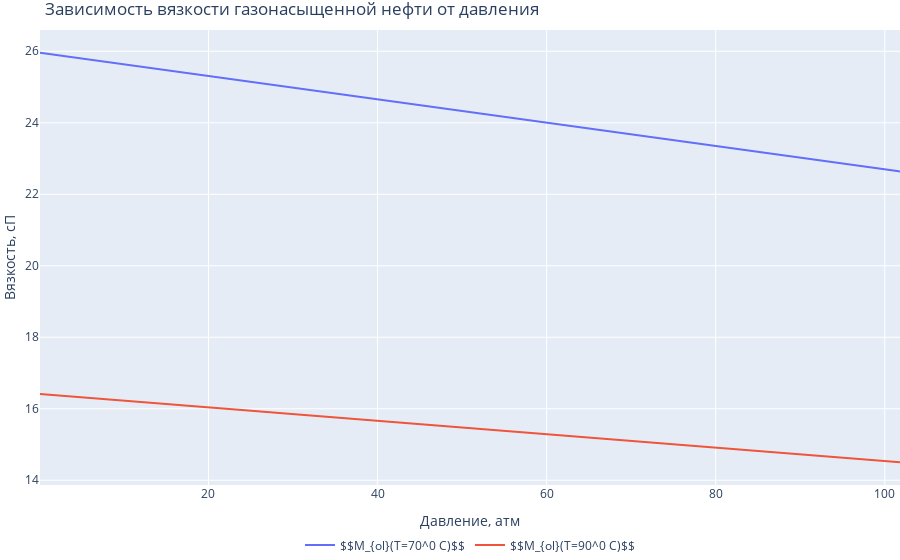

This figure's notebook cell:
### Markdown cell above
**С повышением давления до давления насыщения вязкость газонасыщенной нефти падает, так как в ней растворяется все больше газа. С повышением температуры вязкость нефти так же уменьшается.**

### Code cell
fig1 = go.Figure()

fig1.add_trace(go.Scatter(x=P_si, y=Mol70, name='$$M_{ol}(T=70^0 C)$$'))
fig1.add_trace(go.Scatter(x=P_si, y=Mol90, name='$$M_{ol}(T=90^0 C)$$'))
fig1.update_layout(legend_orientation="h",
                  legend=dict(x=.5, xanchor="center"),
                  title="Зависимость вязкости газонасыщенной нефти от давления",
                  xaxis_title="Давление, атм",
                  yaxis_title="Вязкость, сП",
                  margin=dict(l=0, r=0, t=30, b=0))
fig1.update_traces(hoverinfo="x+y")
fig1.show()

### Figure 1 — Plotly figure (JSON) as saved in the notebook; plotly's stock layout.template omitted (floating-point values rounded to 4 significant figures; data arrays with more than 128 entries replaced by an {"elided": "..."} marker saying what was removed)
{"data": [{"hoverinfo": "x+y", "name": "$$M_{ol}(T=70^0 C)$$", "type": "scatter", "x": {"elided": "300 float values"}, "y": {"elided": "300 float values"}}, {"hoverinfo": "x+y", "name": "$$M_{ol}(T=90^0 C)$$", "type": "scatter", "x": {"elided": "300 float values"}, "y": {"elided": "300 float values"}}], "layout": {"legend": {"orientation": "h", "x": 0.5, "xanchor": "center"}, "margin": {"b": 0, "l": 0, "r": 0, "t": 30}, "title": {"text": "Зависимость вязкости газонасыщенной нефти от давления"}, "xaxis": {"title": {"text": "Давление, атм"}}, "yaxis": {"title": {"text": "Вязкость, сП"}}}}
